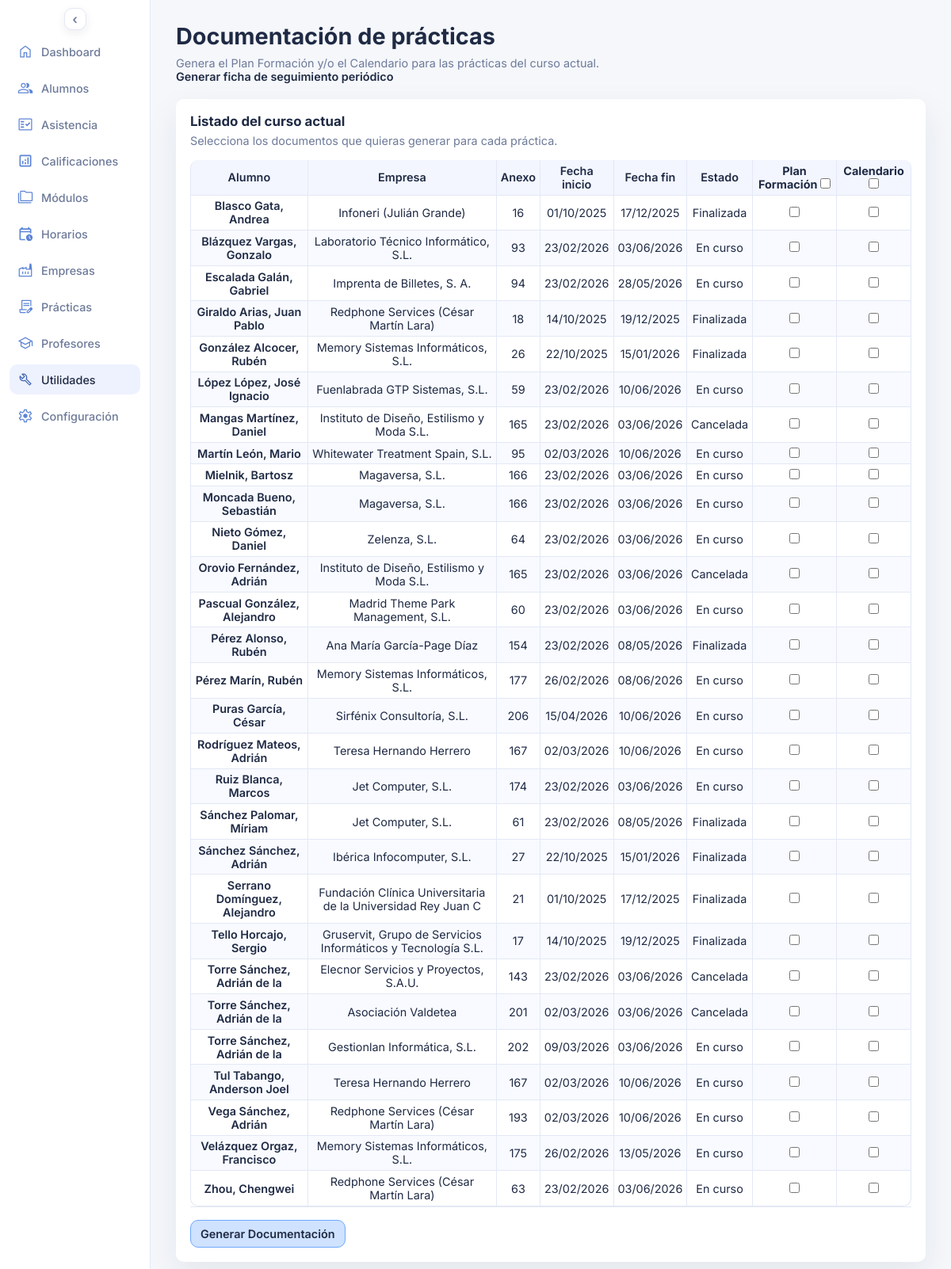
The page /practicas_documentacion.php on the database its author committed.
### tables this page shows
CREATE TABLE `practicas` (
  `id_practica` int(10) UNSIGNED NOT NULL,
  `id_alumno` int(10) UNSIGNED NOT NULL,
  `id_empresa` int(10) UNSIGNED NOT NULL,
  `id_direccion` int(10) UNSIGNED DEFAULT NULL,
  `id_empresa_tutor` int(10) UNSIGNED DEFAULT NULL,
  `anexo` smallint(5) UNSIGNED DEFAULT NULL,
  `fecha_inicio` date DEFAULT NULL,
  `fecha_fin` date DEFAULT NULL,
  `fecha_fin_real` date DEFAULT NULL,
  `motivo_exclusion` varchar(60) DEFAULT NULL,
  `id_practica_anterior` int(10) UNSIGNED DEFAULT NULL,
  `dias_extra` tinyint(2) UNSIGNED NOT NULL DEFAULT 0,
  `fecha_fin_extra` date DEFAULT NULL,
  `horas` smallint(5) UNSIGNED NOT NULL DEFAULT 0,
  `circ_excep` tinyint(1) NOT NULL DEFAULT 0,
  `cancelada` tinyint(1) NOT NULL DEFAULT 0,
  `horas_hechas` smallint(5) UNSIGNED NOT NULL DEFAULT 0,
  `mayor_edad` tinyint(1) NOT NULL DEFAULT 0,
  `instrucciones` text DEFAULT NULL,
  `observaciones` text DEFAULT NULL
);

CREATE TABLE `alumnos` (
  `id_alumno` int(10) UNSIGNED NOT NULL,
  `nia` varchar(20) DEFAULT NULL,
  `dni` varchar(20) DEFAULT NULL,
  `seg_soc` varchar(20) DEFAULT NULL,
  `apellido1` varchar(60) NOT NULL,
  `apellido2` varchar(60) DEFAULT NULL,
  `nombre` varchar(60) NOT NULL,
  `fecha_nacimiento` date DEFAULT NULL,
  `horas_ffe_aprobadas` smallint(5) UNSIGNED DEFAULT NULL,
  `id_provincia` int(10) UNSIGNED DEFAULT NULL,
  `id_localidad` int(10) UNSIGNED DEFAULT NULL,
  `cp` varchar(10) DEFAULT NULL,
  `repite_curso` tinyint(1) DEFAULT 0,
  `nombre_tutor1` varchar(60) DEFAULT NULL,
  `telefono_tutor1` varchar(20) DEFAULT NULL,
  `correo_tutor1` varchar(150) DEFAULT NULL,
  `nombre_tutor2` varchar(60) DEFAULT NULL,
  `telefono_tutor2` varchar(20) DEFAULT NULL,
  `correo_tutor2` varchar(150) DEFAULT NULL,
  `faltas_10_dia` date DEFAULT NULL,
  `faltas_10_cantidad` smallint(5) UNSIGNED NOT NULL DEFAULT 0,
  `faltas_15_dia` date DEFAULT NULL,
  `faltas_15_cantidad` smallint(5) UNSIGNED NOT NULL DEFAULT 0,
  `comentarios` text DEFAULT NULL
);

CREATE TABLE `empresas` (
  `id_empresa` int(10) UNSIGNED NOT NULL,
  `cif` varchar(20) DEFAULT NULL,
  `nombre` varchar(60) NOT NULL,
  `apellido1` varchar(60) DEFAULT NULL,
  `apellido2` varchar(60) DEFAULT NULL,
  `nombre_comercial` varchar(150) DEFAULT NULL,
  `convenio` smallint(5) UNSIGNED DEFAULT NULL,
  `notas` text DEFAULT NULL
);

### practicas_documentacion.php (the view, shortened to what this page needs)
<?php
function format_student_name(array $row): string
{
  $apellido1 = trim((string) ($row['alumno_apellido1'] ?? ''));
  $apellido2 = trim((string) ($row['alumno_apellido2'] ?? ''));
  $nombre = trim((string) ($row['alumno_nombre'] ?? ''));
  $apellidos = trim(implode(' ', array_filter([
    $apellido1,
    $apellido2,
  ], static fn (string $value): bool => $value !== '')));
  return $apellidos . ', ' . $nombre;
}
function format_date_es(?string $value): string
{
  $value = trim((string) $value);
  $date = DateTimeImmutable::createFromFormat('Y-m-d', $value);
  return $date ? $date->format('d/m/Y') : $value;
}
function calculate_practice_status(array $practice): string
{
  if ((int) ($practice['cancelada'] ?? 0) === 1) {
    return 'Cancelada';
  }
  $fecha_inicio = (string) ($practice['fecha_inicio'] ?? '');
  $fecha_fin_extra = (string) ($practice['fecha_fin_extra'] ?? '');
  $today = (new DateTimeImmutable('today'))->format('Y-m-d');
  if ($today <= $fecha_fin_extra) {
    return 'En curso';
  }
  return 'Finalizada';
}
function build_order_url(string $order): string
{
  $params = $_GET;
  $params['orden'] = $order;
  $query = http_build_query($params);
  return 'practicas_documentacion.php' . ($query !== '' ? '?' . $query : '');
}
$active_page = 'utilidades';
$load_error = null;
$active_course_id = null;
$practices = [];
$allowed_orders = ['alumno', 'empresa', 'anexo', 'fecha_inicio', 'fecha_fin', 'estado'];
$order_param = (string) ($_GET['orden'] ?? 'alumno');
$current_order = in_array($order_param, $allowed_orders, true) ? $order_param : 'alumno';
try {
  $pdo = db();
  $active_course_id = $pdo->query('SELECT id_curso_escolar FROM cursos_escolares WHERE activo = 1 LIMIT 1')->fetchColumn();
  if ($active_course_id !== false && $active_course_id !== null) {
    $order_clause = match ($current_order) {
      'empresa' => 'ORDER BY e.nombre ASC, p.id_practica ASC',
      'anexo' => 'ORDER BY CAST(p.anexo AS UNSIGNED) ASC, p.id_practica ASC',
      'fecha_inicio' => 'ORDER BY p.fecha_inicio ASC, p.id_practica ASC',
      'fecha_fin' => 'ORDER BY p.fecha_fin ASC, p.id_practica ASC',
      'estado' => "ORDER BY CASE
        WHEN p.cancelada = 1 THEN 1
        WHEN p.fecha_inicio IS NULL OR p.fecha_inicio = '' OR p.fecha_fin_extra IS NULL OR p.fecha_fin_extra = '' THEN 2
        WHEN CURDATE() < p.fecha_inicio THEN 3
        WHEN CURDATE() <= p.fecha_fin_extra THEN 4
        ELSE 5
      END ASC, p.id_practica ASC",
      default => 'ORDER BY a.apellido1 ASC, a.apellido2 ASC, a.nombre ASC, p.id_practica ASC',
    };
    $practices_stmt = $pdo->prepare(
      'SELECT DISTINCT
        p.id_practica,
        p.anexo,
        p.fecha_inicio,
        p.fecha_fin,
        p.fecha_fin_extra,
        p.cancelada,
        a.nombre AS alumno_nombre,
        a.apellido1 AS alumno_apellido1,
        a.apellido2 AS alumno_apellido2,
        e.nombre AS empresa_nombre,
        e.apellido1 AS empresa_apellido1,
        e.apellido2 AS empresa_apellido2,
        e.nombre_comercial AS empresa_nombre_comercial
      FROM practicas p
      INNER JOIN alumnos a ON a.id_alumno = p.id_alumno
      INNER JOIN empresas e ON e.id_empresa = p.id_empresa
      INNER JOIN alumno_curso ac ON ac.id_alumno = p.id_alumno
      WHERE ac.id_curso_escolar = :active_course_id
      ' . $order_clause
    );
    $practices_stmt->execute(['active_course_id' => $active_course_id]);
    $practices = $practices_stmt->fetchAll();
  }
} catch (Throwable $error) {
  $load_error = 'No se ha podido cargar la documentación de prácticas en este momento.';
}
?>
<!DOCTYPE html>
<html lang="es">
<head>
  <link rel="stylesheet" href="assets/styles.css">
</head>
<body>
  <div class="page">
    <?php require __DIR__ . '/includes/sidebar.php'; ?>
    <main class="content">
      <header class="header">
        <div>
          <h1>Documentación de prácticas</h1>
          <p class="subheading">Genera el Plan Formación y/o el Calendario para las prácticas del curso actual.</p>
          <p><a class="practice-link" href="practicas_ficha_seguimiento.php">Generar ficha de seguimiento periódico</a></p>
        </div>
      </header>
      <section class="panel">
        <div class="panel-header">
          <h3>Listado del curso actual</h3>
          <p>Selecciona los documentos que quieras generar para cada práctica.</p>
        </div>
        <div class="panel-grid">
          <form method="post" action="practicas_documentacion.php">
            <table>
              <thead>
                <tr>
                  <th><a class="practice-link" href="<?php echo htmlspecialchars(build_order_url('alumno'), ENT_QUOTES, 'UTF-8'); ?>">Alumno</a></th>
                  <th><a class="practice-link" href="<?php echo htmlspecialchars(build_order_url('empresa'), ENT_QUOTES, 'UTF-8'); ?>">Empresa</a></th>
                  <th><a class="practice-link" href="<?php echo htmlspecialchars(build_order_url('anexo'), ENT_QUOTES, 'UTF-8'); ?>">Anexo</a></th>
                  <th><a class="practice-link" href="<?php echo htmlspecialchars(build_order_url('fecha_inicio'), ENT_QUOTES, 'UTF-8'); ?>">Fecha inicio</a></th>
                  <th><a class="practice-link" href="<?php echo htmlspecialchars(build_order_url('fecha_fin'), ENT_QUOTES, 'UTF-8'); ?>">Fecha fin</a></th>
                  <th><a class="practice-link" href="<?php echo htmlspecialchars(build_order_url('estado'), ENT_QUOTES, 'UTF-8'); ?>">Estado</a></th>
                  <th>
                    Plan Formación
                    <input type="checkbox" id="select-all-programa" aria-label="Seleccionar o deseleccionar todos los Plan Formación">
                  </th>
                  <th>
                    Calendario
                    <input type="checkbox" id="select-all-calendario" aria-label="Seleccionar o deseleccionar todos los Calendarios">
                  </th>
                </tr>
              </thead>
              <tbody>
                <?php if ($load_error !== null): ?>
                  <tr>
                    <td colspan="8"><?php echo htmlspecialchars($load_error, ENT_QUOTES, 'UTF-8'); ?></td>
                  </tr>
                <?php elseif ($active_course_id === false || $active_course_id === null): ?>
                  <tr>
                    <td colspan="8">No hay un curso activo configurado.</td>
                  </tr>
                <?php elseif ($practices === []): ?>
                  <tr>
                    <td colspan="8">No hay prácticas registradas para el curso actual.</td>
                  </tr>
                <?php else: ?>
                  <?php foreach ($practices as $practice): ?>
                    <?php
                      $practice_id = (int) $practice['id_practica'];
                      $nombreCompleto = trim(implode(' ', array_filter([
                        $practice['empresa_nombre'] ?? '',
                        $practice['empresa_apellido1'] ?? '',
                        $practice['empresa_apellido2'] ?? ''
                      ], static fn ($value) => trim((string) $value) !== '')));
                      $nombreComercial = trim((string) ($practice['empresa_nombre_comercial'] ?? ''));
                      $nombreApellido1 = trim(implode(' ', array_filter([
                        $practice['empresa_nombre'] ?? '',
                        $practice['empresa_apellido1'] ?? ''
                      ], static fn ($value) => trim((string) $value) !== '')));
                      $empresaNombreMostrado = $nombreCompleto !== '' ? $nombreCompleto : 'No disponible';
                      if ($nombreComercial !== '' && $nombreComercial !== $nombreCompleto) {
                        $empresaNombreMostrado = $nombreComercial;
                        if ($nombreApellido1 !== '') {
                          $empresaNombreMostrado .= ' (' . $nombreApellido1 . ')';
                        }
                      }
                    ?>
                    <tr>
                      <td>
                        <a class="practice-link" href="practica_detalle.php?id_practica=<?php echo urlencode((string) $practice_id); ?>">
                          <?php echo htmlspecialchars(format_student_name($practice), ENT_QUOTES, 'UTF-8'); ?>
                        </a>
                      </td>
                      <td><?php echo htmlspecialchars($empresaNombreMostrado, ENT_QUOTES, 'UTF-8'); ?></td>
                      <td><?php echo htmlspecialchars((string) ($practice['anexo'] ?? 'No disponible'), ENT_QUOTES, 'UTF-8'); ?></td>
                      <td><?php echo htmlspecialchars(format_date_es($practice['fecha_inicio'] ?? null), ENT_QUOTES, 'UTF-8'); ?></td>
                      <td><?php echo htmlspecialchars(format_date_es($practice['fecha_fin'] ?? null), ENT_QUOTES, 'UTF-8'); ?></td>
                      <td><?php echo htmlspecialchars(calculate_practice_status($practice), ENT_QUOTES, 'UTF-8'); ?></td>
                      <td>
                        <input type="checkbox" name="generar_programa[<?php echo $practice_id; ?>]" value="1">
                      </td>
                      <td>
                        <input type="checkbox" name="generar_calendario[<?php echo $practice_id; ?>]" value="1">
                      </td>
                    </tr>
                  <?php endforeach; ?>
                <?php endif; ?>
              </tbody>
            </table>
            <div class="form-actions">
              <button type="submit" class="primary-button">Generar Documentación</button>
            </div>
          </form>
        </div>
      </section>
    </main>
  </div>
</body>
</html>

### includes/sidebar.php (shortened to what this page needs)
<?php
$active_page = $active_page ?? '';
$nav_items = [
  [
    'key' => 'dashboard',
    'label' => 'Dashboard',
    'href' => 'index.php',
    'icon' => 'assets/icons/dashboard.svg',
  ],
  [
    'key' => 'alumnos',
    'label' => 'Alumnos',
    'href' => 'alumnos.php',
    'icon' => 'assets/icons/alumnos.svg',
  ],
  [
    'key' => 'asistencia',
    'label' => 'Asistencia',
    'href' => 'asistencia.php',
    'icon' => 'assets/icons/asistencia.svg',
  ],
  [
    'key' => 'calificaciones',
    'label' => 'Calificaciones',
    'href' => 'calificaciones.php',
    'icon' => 'assets/icons/calificaciones.svg',
  ],
  [
    'key' => 'modulos',
    'label' => 'Módulos',
    'href' => 'modulos.php',
    'icon' => 'assets/icons/modulos.svg',
  ],
  [
    'key' => 'horarios',
    'label' => 'Horarios',
    'href' => 'horarios.php',
    'icon' => 'assets/icons/horarios.svg',
  ],
  [
    'key' => 'empresas',
    'label' => 'Empresas',
    'href' => 'empresas.php',
    'icon' => 'assets/icons/empresas.svg',
  ],
  [
    'key' => 'practicas',
    'label' => 'Prácticas',
    'href' => 'practicas.php',
    'icon' => 'assets/icons/practicas.svg',
  ],
  [
    'key' => 'profesores',
    'label' => 'Profesores',
    'href' => 'profesores.php',
    'icon' => 'assets/icons/profesores.svg',
  ],
  [
    'key' => 'utilidades',
    'label' => 'Utilidades',
    'href' => 'utilidades.php',
    'icon' => 'assets/icons/utilidades.svg',
  ],
  [
    'key' => 'configuracion',
    'label' => 'Configuración',
    'href' => 'configuracion.php',
    'icon' => 'assets/icons/configuracion.svg',
  ],
];
?>
<aside class="sidebar" id="appSidebar">
  <div class="sidebar-header">
    <button class="sidebar-toggle" id="sidebarToggle" type="button" aria-expanded="true" aria-label="Colapsar sidebar">
      <span class="sidebar-toggle-icon" id="sidebarToggleIcon" aria-hidden="true">‹</span>
    </button>
  </div>
  <nav class="nav">
    <?php foreach ($nav_items as $item): ?>
      <?php $icon_key = (string) $item['key']; ?>
      <a
        class="nav-link<?php echo $item['key'] === $active_page ? ' active' : ''; ?>"
        href="<?php echo htmlspecialchars($item['href'], ENT_QUOTES, 'UTF-8'); ?>"
      >
        <span class="nav-icon" aria-hidden="true">
          <span
            class="nav-icon-image"
            data-icon="<?php echo htmlspecialchars((string) $icon_key, ENT_QUOTES, 'UTF-8'); ?>"
            <?php if ($item['key'] === 'asistencia'): ?>
              style="mask-image: url('assets/icons/asistencia.svg'); -webkit-mask-image: url('assets/icons/asistencia.svg');"
            <?php endif; ?>
          ></span>
        </span>
        <span class="nav-text"><?php echo htmlspecialchars($item['label'], ENT_QUOTES, 'UTF-8'); ?></span>
      </a>
    <?php endforeach; ?>
  </nav>
</aside>

### rows shown on the page
practicas: id_alumno.nombre "Blasco Gata, Andrea", id_empresa.apellido1 "Infoneri (Julián Grande)", anexo "16", fecha_inicio "01/10/2025", fecha_fin "17/12/2025", practice "Finalizada"
practicas: id_alumno.nombre "Blázquez Vargas, Gonzalo", id_empresa.nombre "Laboratorio Técnico Informático, S.L.", anexo "93", fecha_inicio "23/02/2026", fecha_fin "03/06/2026", fecha_fin_extra "En curso"
practicas: id_alumno.nombre "Escalada Galán, Gabriel", id_empresa.nombre "Imprenta de Billetes, S. A.", anexo "94", fecha_inicio "23/02/2026", fecha_fin "28/05/2026", fecha_fin_extra "En curso"
practicas: id_alumno.nombre "Giraldo Arias, Juan Pablo", id_empresa.apellido1 "Redphone Services (César Martín Lara)", anexo "18", fecha_inicio "14/10/2025", fecha_fin "19/12/2025", practice "Finalizada"
practicas: id_alumno.nombre "González Alcocer, Rubén", id_empresa.nombre "Memory Sistemas Informáticos, S.L.", anexo "26", fecha_inicio "22/10/2025", fecha_fin "15/01/2026", practice "Finalizada"
practicas: id_alumno.nombre "López López, José Ignacio", id_empresa.nombre "Fuenlabrada GTP Sistemas, S.L.", anexo "59", fecha_inicio "23/02/2026", fecha_fin "10/06/2026", fecha_fin_extra "En curso"
practicas: id_alumno.nombre "Mangas Martínez, Daniel", id_empresa.nombre "Instituto de Diseño, Estilismo y Moda S.L.", anexo "165", fecha_inicio "23/02/2026", fecha_fin "03/06/2026", cancelada "Cancelada"
practicas: id_alumno.nombre "Martín León, Mario", id_empresa.nombre "Whitewater Treatment Spain, S.L.", anexo "95", fecha_inicio "02/03/2026", fecha_fin "10/06/2026", fecha_fin_extra "En curso"
practicas: id_alumno.nombre "Mielnik, Bartosz", id_empresa.nombre "Magaversa, S.L.", anexo "166", fecha_inicio "23/02/2026", fecha_fin "03/06/2026", fecha_fin_extra "En curso"
practicas: id_alumno.nombre "Moncada Bueno, Sebastián", id_empresa.nombre "Magaversa, S.L.", anexo "166", fecha_inicio "23/02/2026", fecha_fin "03/06/2026", fecha_fin_extra "En curso"
practicas: id_alumno.nombre "Nieto Gómez, Daniel", id_empresa.nombre "Zelenza, S.L.", anexo "64", fecha_inicio "23/02/2026", fecha_fin "03/06/2026", fecha_fin_extra "En curso"
practicas: id_alumno.nombre "Orovio Fernández, Adrián", id_empresa.nombre "Instituto de Diseño, Estilismo y Moda S.L.", anexo "165", fecha_inicio "23/02/2026", fecha_fin "03/06/2026", cancelada "Cancelada"
practicas: id_alumno.nombre "Pascual González, Alejandro", id_empresa.nombre "Madrid Theme Park Management, S.L.", anexo "60", fecha_inicio "23/02/2026", fecha_fin "03/06/2026", fecha_fin_extra "En curso"
practicas: id_alumno.nombre "Pérez Alonso, Rubén", id_empresa.apellido2 "Ana María García-Page Díaz", anexo "154", fecha_inicio "23/02/2026", fecha_fin "08/05/2026", practice "Finalizada"
practicas: id_alumno.nombre "Pérez Marín, Rubén", id_empresa.nombre "Memory Sistemas Informáticos, S.L.", anexo "177", fecha_inicio "26/02/2026", fecha_fin "08/06/2026", fecha_fin_extra "En curso"
practicas: id_alumno.nombre "Puras García, César", id_empresa.nombre "Sirfénix Consultoría, S.L.", anexo "206", fecha_inicio "15/04/2026", fecha_fin "10/06/2026", fecha_fin_extra "En curso"
practicas: id_alumno.nombre "Rodríguez Mateos, Adrián", id_empresa.apellido2 "Teresa Hernando Herrero", anexo "167", fecha_inicio "02/03/2026", fecha_fin "10/06/2026", fecha_fin_extra "En curso"
practicas: id_alumno.nombre "Ruiz Blanca, Marcos", id_empresa.nombre "Jet Computer, S.L.", anexo "174", fecha_inicio "23/02/2026", fecha_fin "03/06/2026", fecha_fin_extra "En curso"
practicas: id_alumno.nombre "Sánchez Palomar, Míriam", id_empresa.nombre "Jet Computer, S.L.", anexo "61", fecha_inicio "23/02/2026", fecha_fin "08/05/2026", practice "Finalizada"
practicas: id_alumno.nombre "Sánchez Sánchez, Adrián", id_empresa.nombre "Ibérica Infocomputer, S.L.", anexo "27", fecha_inicio "22/10/2025", fecha_fin "15/01/2026", practice "Finalizada"
practicas: id_alumno.nombre "Serrano Domínguez, Alejandro", id_empresa.nombre "Fundación Clínica Universitaria de la Universidad Rey Juan C", anexo "21", fecha_inicio "01/10/2025", fecha_fin "17/12/2025", practice "Finalizada"
practicas: id_alumno.nombre "Tello Horcajo, Sergio", id_empresa.nombre "Gruservit, Grupo de Servicios Informáticos y Tecnología S.L.", anexo "17", fecha_inicio "14/10/2025", fecha_fin "19/12/2025", practice "Finalizada"
practicas: id_alumno.nombre "Torre Sánchez, Adrián de la", id_empresa.nombre "Elecnor Servicios y Proyectos, S.A.U.", anexo "143", fecha_inicio "23/02/2026", fecha_fin "03/06/2026", cancelada "Cancelada"
practicas: id_alumno.nombre "Torre Sánchez, Adrián de la", id_empresa.nombre "Asociación Valdetea", anexo "201", fecha_inicio "02/03/2026", fecha_fin "03/06/2026", cancelada "Cancelada"
practicas: id_alumno.nombre "Torre Sánchez, Adrián de la", id_empresa.nombre "Gestionlan Informática, S.L.", anexo "202", fecha_inicio "09/03/2026", fecha_fin "03/06/2026", fecha_fin_extra "En curso"
practicas: id_alumno.nombre "Tul Tabango, Anderson Joel", id_empresa.apellido2 "Teresa Hernando Herrero", anexo "167", fecha_inicio "02/03/2026", fecha_fin "10/06/2026", fecha_fin_extra "En curso"
practicas: id_alumno.nombre "Vega Sánchez, Adrián", id_empresa.apellido1 "Redphone Services (César Martín Lara)", anexo "193", fecha_inicio "02/03/2026", fecha_fin "10/06/2026", fecha_fin_extra "En curso"
practicas: id_alumno.nombre "Velázquez Orgaz, Francisco", id_empresa.nombre "Memory Sistemas Informáticos, S.L.", anexo "175", fecha_inicio "26/02/2026", fecha_fin "13/05/2026", fecha_fin_extra "En curso"
practicas: id_alumno.nombre "Zhou, Chengwei", id_empresa.apellido1 "Redphone Services (César Martín Lara)", anexo "63", fecha_inicio "23/02/2026", fecha_fin "03/06/2026", fecha_fin_extra "En curso"

### other values the page prints
$item['label'] "Dashboard"
$item['label'] "Alumnos"
$item['label'] "Asistencia"
$item['label'] "Calificaciones"
$item['label'] "Módulos"
$item['label'] "Horarios"
$item['label'] "Empresas"
$item['label'] "Prácticas"
$item['label'] "Profesores"
$item['label'] "Utilidades"
$item['label'] "Configuración"
